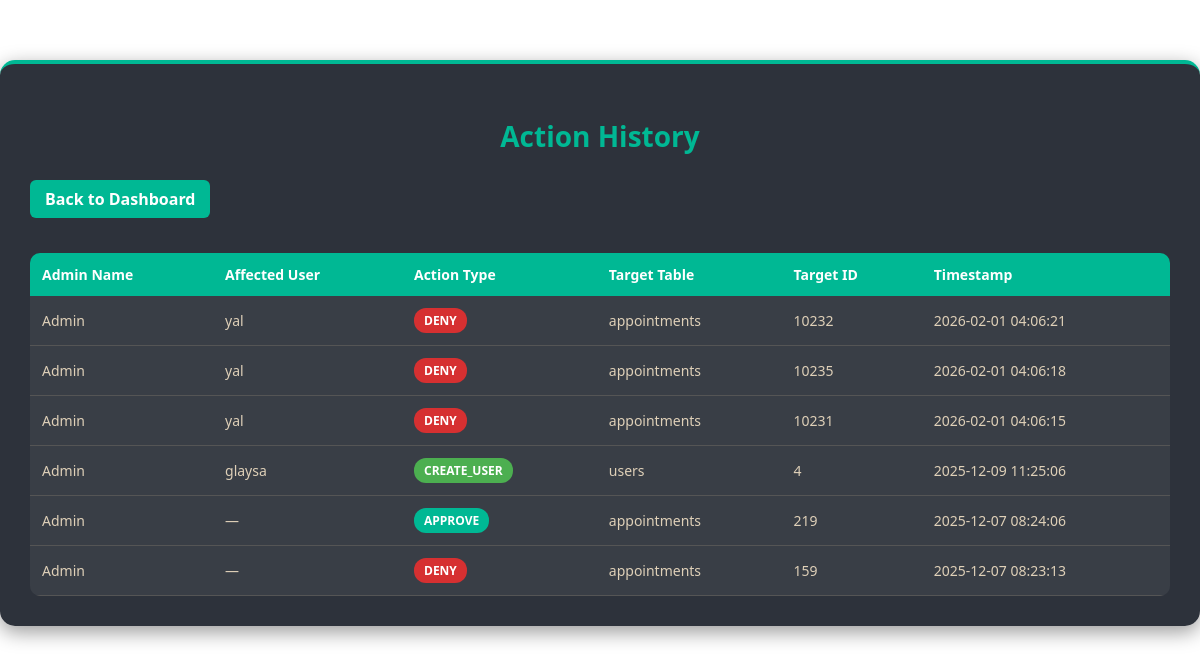
Screenshot of /action_history.php (signed in) with the database file from the repository.
### tables this page shows
CREATE TABLE `action_history` (
  `id` int(11) NOT NULL,
  `admin_id` int(11) NOT NULL,
  `action_type` varchar(255) NOT NULL,
  `target_table` varchar(255) NOT NULL,
  `target_id` int(11) NOT NULL,
  `timestamp` timestamp NOT NULL DEFAULT current_timestamp()
);

CREATE TABLE `users` (
  `id` int(11) NOT NULL,
  `name` varchar(100) DEFAULT NULL,
  `birthday` date DEFAULT NULL,
  `email` varchar(100) DEFAULT NULL,
  `password` varchar(255) DEFAULT NULL,
  `role` enum('user','admin','staff') NOT NULL DEFAULT 'user',
  `contact` varchar(20) DEFAULT NULL,
  `created_at` timestamp NOT NULL DEFAULT current_timestamp(),
  `is_deleted` tinyint(1) DEFAULT 0,
  `old_id` int(11) DEFAULT NULL
);

### action_history.php (the view, shortened to what this page needs)
<?php
include "db.php";
$sql = "SELECT ah.*,
               admin.name AS admin_name,
               a.user_id AS appointment_user_id,
               user.name AS appointment_user_name,
               tu.name AS target_user_name
        FROM action_history ah
        LEFT JOIN users admin
            ON ah.admin_id = admin.id
        LEFT JOIN appointments a
            ON ah.target_table = 'appointments' AND ah.target_id = a.id
        LEFT JOIN users user
            ON a.user_id = user.id
        LEFT JOIN users tu
            ON ah.target_table = 'users' AND ah.target_id = tu.id
        ORDER BY ah.timestamp DESC";
$res = $conn->query($sql);
?>
<!DOCTYPE html>
<html lang="en">
<head>
</head>
<body>
<div class="container">
    <h2>Action History</h2>
    <a class="back-link" href="admin_dashboard.php">Back to Dashboard</a>
    <table>
        <thead>
            <tr>
                <th>Admin Name</th>
                <th>Affected User</th>
                <th>Action Type</th>
                <th>Target Table</th>
                <th>Target ID</th>
                <th>Timestamp</th>
            </tr>
        </thead>
        <tbody>
            <?php while ($row = $res->fetch_assoc()): ?>
                <tr>
                    <td><?= htmlspecialchars($row['admin_name'] ?? '—') ?></td>
                    <td>
                        <?php
                            $affected = $row['appointment_user_name'] ?? $row['target_user_name'] ?? '—';
                            echo htmlspecialchars($affected);
                        ?>
                    </td>
                    <td>
                        <?php
                            $atype = htmlspecialchars($row['action_type']);
                            $base = in_array($row['action_type'], ['approve','deny','delete','create_user','create_appointment','reset_password']) ? $row['action_type'] : 'other';
                            if ($base === 'create_user' || $base === 'create_appointment') {
                                $base = 'create';
                            }
                        ?>
                        <span class="action-type <?= $base ?>">
                            <?= $atype ?>
                        </span>
                    </td>
                    <td><?= htmlspecialchars($row['target_table']) ?></td>
                    <td><?= htmlspecialchars($row['target_id']) ?></td>
                    <td><?= htmlspecialchars($row['timestamp']) ?></td>
                </tr>
            <?php endwhile; ?>
        </tbody>
    </table>
</div>
</body>
</html>

### action_history.php (style rules this page uses)
body { position: relative; color: #DFD0B8; font-family: 'Segoe UI', Tahoma, Geneva, Verdana, sans-serif; margin: 0; padding: 0; z-index: 1; overflow: auto; }
.back-link { display: inline-block; margin-bottom: 20px; font-weight: bold; text-decoration: none; color: #fff; background-color: #00b894; padding: 8px 15px; border-radius: 6px; border: none; transition: background 0.3s ease, transform 0.2s ease; }
body::before { content: ""; position: fixed; top: 0; left: 0; width: 100%; height: 100%; background: url("../image/st therese.jpg") no-repeat center center fixed; background-size: cover; filter: blur(6px); transform: scale(1.1); z-index: -1; }
.container { max-width: 1200px; margin: 60px auto; background-color: rgba(34,40,49,0.95); padding: 30px; border-radius: 15px; box-shadow: 0 6px 20px rgba(0,0,0,0.4); border-top: 4px solid #00b894; }
h2 { text-align: center; margin-bottom: 25px; font-size: 28px; color: #00b894; }
a { color: #DFD0B8; text-decoration: none; font-weight: bold; margin-right: 15px; }
table { width: 100%; border-collapse: collapse; margin-top: 15px; font-size: 14px; border-radius: 10px; overflow: hidden; }
th, td { padding: 12px; text-align: left; }
th { background-color: #00b894; color: #fff; font-weight: bold; }
tr td { background-color: #393E46; border-bottom: 1px solid #555; }
.action-type { padding: 4px 10px; border-radius: 12px; font-size: 12px; font-weight: bold; text-transform: uppercase; display: inline-block; color: #fff; }
.action-type.approve { background-color: #00b894; }
.action-type.deny { background-color: #d63031; }
.action-type.create { background-color: #4caf50; }

### rows the page displays
action_history: users.name "Admin", users.name "yal", action_type "DENY", target_table "appointments", target "10232", timestamp "2026-02-01 04:06:21"
action_history: users.name "Admin", users.name "yal", action_type "DENY", target_table "appointments", target "10235", timestamp "2026-02-01 04:06:18"
action_history: users.name "Admin", users.name "yal", action_type "DENY", target_table "appointments", target "10231", timestamp "2026-02-01 04:06:15"
action_history: users.name "Admin", users.name "glaysa", action_type "CREATE_USER", target_table "users", target "4", timestamp "2025-12-09 11:25:06"
action_history: users.name "Admin", affected "—", action_type "APPROVE", target_table "appointments", target "219", timestamp "2025-12-07 08:24:06"
action_history: users.name "Admin", affected "—", action_type "DENY", target_table "appointments", target "159", timestamp "2025-12-07 08:23:13"
